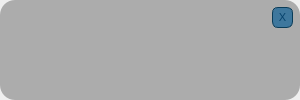
<?xml version="1.0" encoding="UTF-8"?>
<ui version="4.0">
 <class>Form</class>
 <widget class="QWidget" name="Form">
  <property name="enabled">
   <bool>true</bool>
  </property>
  <property name="geometry">
   <rect>
    <x>0</x>
    <y>0</y>
    <width>300</width>
    <height>100</height>
   </rect>
  </property>
  <property name="windowTitle">
   <string>Form</string>
  </property>
  <property name="styleSheet">
   <string notr="true"/>
  </property>
  <widget class="QFrame" name="frame">
   <property name="geometry">
    <rect>
     <x>0</x>
     <y>0</y>
     <width>300</width>
     <height>100</height>
    </rect>
   </property>
   <property name="styleSheet">
    <string notr="true">#frame{
 border-radius: 15px;
    background: #acacac;
    padding: 20px;
    width: 200px;
    height: 150px;
}</string>
   </property>
   <property name="frameShape">
    <enum>QFrame::StyledPanel</enum>
   </property>
   <property name="frameShadow">
    <enum>QFrame::Raised</enum>
   </property>
   <widget class="QLabel" name="label">
    <property name="geometry">
     <rect>
      <x>10</x>
      <y>28</y>
      <width>280</width>
      <height>65</height>
     </rect>
    </property>
    <property name="minimumSize">
     <size>
      <width>280</width>
      <height>65</height>
     </size>
    </property>
    <property name="maximumSize">
     <size>
      <width>280</width>
      <height>65</height>
     </size>
    </property>
    <property name="layoutDirection">
     <enum>Qt::LeftToRight</enum>
    </property>
    <property name="text">
     <string/>
    </property>
   </widget>
   <widget class="QPushButton" name="pushButton_CLOSE">
    <property name="geometry">
     <rect>
      <x>272</x>
      <y>7</y>
      <width>21</width>
      <height>21</height>
     </rect>
    </property>
    <property name="styleSheet">
     <string notr="true">QPushButton {
   border: 1px solid #0a3c59;
   background: #3e779d;
   background: -webkit-gradient(linear, left top, left bottom, from(#65a9d7), to(#3e779d));
   background: -webkit-linear-gradient(top, #65a9d7, #3e779d);
   background: -moz-linear-gradient(top, #65a9d7, #3e779d);
   background: -ms-linear-gradient(top, #65a9d7, #3e779d);
   background: -o-linear-gradient(top, #65a9d7, #3e779d);
   background-image: -ms-linear-gradient(top, #65a9d7 0%, #3e779d 100%);
   padding: 3px 6px;
   -webkit-border-radius: 6px;
   -moz-border-radius: 6px;
   border-radius: 6px;
   -webkit-box-shadow: rgba(255,255,255,0.4) 0 1px 0, inset rgba(255,255,255,0.4) 0 1px 0;
   -moz-box-shadow: rgba(255,255,255,0.4) 0 1px 0, inset rgba(255,255,255,0.4) 0 1px 0;
   box-shadow: rgba(255,255,255,0.4) 0 1px 0, inset rgba(255,255,255,0.4) 0 1px 0;
   text-shadow: #7ea4bd 0 1px 0;
   color: #06426c;
   font-size: 11px;
   font-family: helvetica, serif;
   text-decoration: none;
   vertical-align: middle;
   }
QPushButton:hover {
   border: 1px solid #0a3c59;
   text-shadow: #1e4158 0 1px 0;
   background: #3e779d;
   background: -webkit-gradient(linear, left top, left bottom, from(#65a9d7), to(#3e779d));
   background: -webkit-linear-gradient(top, #65a9d7, #3e779d);
   background: -moz-linear-gradient(top, #65a9d7, #3e779d);
   background: -ms-linear-gradient(top, #65a9d7, #3e779d);
   background: -o-linear-gradient(top, #65a9d7, #3e779d);
   background-image: -ms-linear-gradient(top, #65a9d7 0%, #3e779d 100%);
   color: #fff;
   }
</string>
    </property>
    <property name="text">
     <string>X</string>
    </property>
   </widget>
  </widget>
  <zorder>frame</zorder>
  <zorder>label</zorder>
 </widget>
 <resources/>
 <connections/>
</ui>
